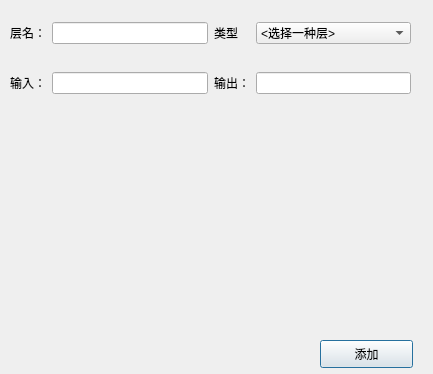
<?xml version="1.0" encoding="UTF-8"?>
<ui version="4.0">
 <class>AddLayerWindow</class>
 <widget class="QDialog" name="AddLayerWindow">
  <property name="geometry">
   <rect>
    <x>0</x>
    <y>0</y>
    <width>433</width>
    <height>374</height>
   </rect>
  </property>
  <property name="windowTitle">
   <string>新建一个层</string>
  </property>
  <widget class="QWidget" name="gridLayoutWidget">
   <property name="geometry">
    <rect>
     <x>10</x>
     <y>0</y>
     <width>401</width>
     <height>117</height>
    </rect>
   </property>
   <layout class="QGridLayout" name="profile">
    <item row="0" column="3">
     <widget class="QLabel" name="type">
      <property name="text">
       <string>类型</string>
      </property>
     </widget>
    </item>
    <item row="1" column="1">
     <widget class="QLabel" name="label">
      <property name="text">
       <string>输入：</string>
      </property>
     </widget>
    </item>
    <item row="0" column="4">
     <widget class="QComboBox" name="layertype">
      <item>
       <property name="text">
        <string>&lt;选择一种层&gt;</string>
       </property>
      </item>
      <item>
       <property name="text">
        <string>输入层(Input)</string>
       </property>
      </item>
      <item>
       <property name="text">
        <string>卷积层(Conv2d)</string>
       </property>
      </item>
      <item>
       <property name="text">
        <string>池化层(Pooling)</string>
       </property>
      </item>
      <item>
       <property name="text">
        <string>线性层(Linear)</string>
       </property>
      </item>
     </widget>
    </item>
    <item row="1" column="3">
     <widget class="QLabel" name="label_2">
      <property name="text">
       <string>输出：</string>
      </property>
     </widget>
    </item>
    <item row="1" column="2">
     <widget class="QLineEdit" name="layerinput"/>
    </item>
    <item row="1" column="4">
     <widget class="QLineEdit" name="layeroutput"/>
    </item>
    <item row="0" column="1">
     <widget class="QLabel" name="name">
      <property name="text">
       <string>层名：</string>
      </property>
     </widget>
    </item>
    <item row="0" column="2">
     <widget class="QLineEdit" name="layername"/>
    </item>
   </layout>
  </widget>
  <widget class="QWidget" name="gridLayoutWidget_2">
   <property name="geometry">
    <rect>
     <x>10</x>
     <y>120</y>
     <width>401</width>
     <height>211</height>
    </rect>
   </property>
   <layout class="QGridLayout" name="content"/>
  </widget>
  <widget class="QPushButton" name="asurebtn">
   <property name="geometry">
    <rect>
     <x>320</x>
     <y>340</y>
     <width>93</width>
     <height>28</height>
    </rect>
   </property>
   <property name="text">
    <string>添加</string>
   </property>
  </widget>
 </widget>
 <resources/>
 <connections>
  <connection>
   <sender>layertype</sender>
   <signal>activated(QString)</signal>
   <receiver>AddLayerWindow</receiver>
   <slot>fill_content()</slot>
   <hints>
    <hint type="sourcelabel">
     <x>409</x>
     <y>43</y>
    </hint>
    <hint type="destinationlabel">
     <x>169</x>
     <y>94</y>
    </hint>
   </hints>
  </connection>
  <connection>
   <sender>asurebtn</sender>
   <signal>clicked()</signal>
   <receiver>AddLayerWindow</receiver>
   <slot>gen_layer()</slot>
   <hints>
    <hint type="sourcelabel">
     <x>348</x>
     <y>356</y>
    </hint>
    <hint type="destinationlabel">
     <x>233</x>
     <y>354</y>
    </hint>
   </hints>
  </connection>
 </connections>
 <slots>
  <slot>fill_content()</slot>
  <slot>gen_layer()</slot>
 </slots>
</ui>
